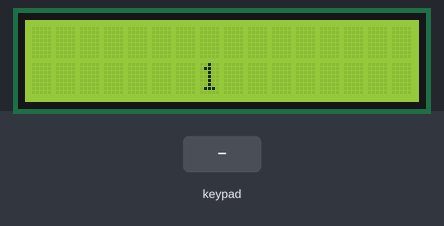
The sketch below on a simulated ESP32. Shown: 16×2 character LCD. Inputs (shaded band) come from the test bench. Random numbers use the default seed unless the sketch sets one.

Above: at 0.9 s.
At 2.2 s:
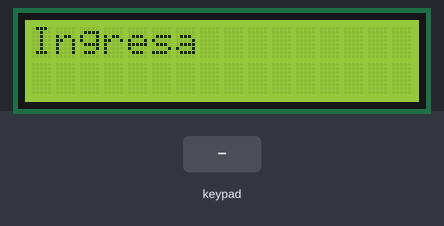
2.3 s: keypad keys 1 4 2 4 1 4 0 pressed 0.4 s apart
At 3.2 s:
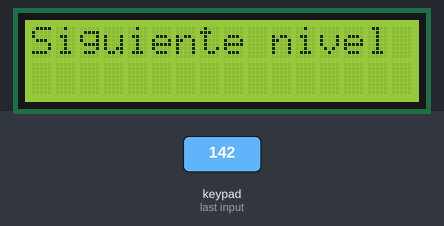
At 6.4 s:
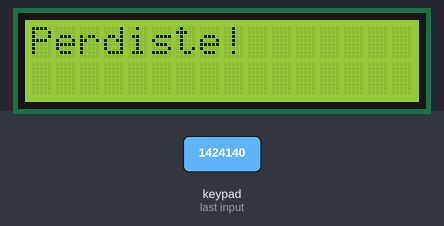
Timing chart, 0 to 7.9 s (numbered marks = the images above; inputs shaded):
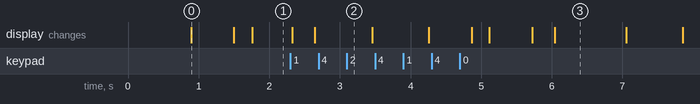

The sketch:

SimonDice.ino
```cpp
#include <Arduino.h>
#include <Wire.h>
#include <LiquidCrystal_I2C.h>
#include <Keypad.h>

#if CONFIG_FREERTOS_UNICORE
  static const BaseType_t app_cpu = 0;
#else
  static const BaseType_t app_cpu = 1;
#endif

// lCD de 16*2
LiquidCrystal_I2C lcd(0x27, 16, 2);

// Para teclado matricial 4*4
const byte FILAS = 4;
const byte COLUMNAS = 4;
char keys[FILAS][COLUMNAS] = {
  {'1', '2', '3', 'A'},
  {'4', '5', '6', 'B'},
  {'7', '8', '9', 'C'},
  {'*', '0', '#', 'D'}
};

byte FilaPin[FILAS] = {1, 42, 41, 40};
byte colPin[COLUMNAS] = {39, 38, 37, 36};
Keypad keypad = Keypad(makeKeymap(keys), FilaPin, colPin, FILAS, COLUMNAS);

// Variables del juego
#define Max_Niveles 30 // Niveles del juego
char sequence[Max_Niveles];
int Nivel = 1;

// Semaforos para poder sincronizar las tareas
static SemaphoreHandle_t sem_show_done;
static SemaphoreHandle_t sem_input_done;


// Mostrar la secuencia en la pantalla
void enseñarSecuencia(void *parameter) {
  while (1) {
    // Esperar turno
    xSemaphoreTake(sem_input_done, portMAX_DELAY);

    lcd.clear();
    lcd.setCursor(0, 0);
    lcd.print("Secuencia:");
    vTaskDelay(800 / portTICK_PERIOD_MS);

    // Esta parte muestra los pasos según el nivel en el que te encuentres.
    for (int i = 0; i < Nivel; i++) {
      lcd.clear();
      lcd.setCursor(7, 1);
      lcd.print(sequence[i]);
      vTaskDelay(600 / portTICK_PERIOD_MS);
      lcd.clear();
      vTaskDelay(250 / portTICK_PERIOD_MS);
    }

    lcd.clear();
    lcd.setCursor(0, 0);
    lcd.print("Ingresa");
    xSemaphoreGive(sem_show_done);// Da paso al jugador
  }
}

// Tarea que lee lo que el jugador mete en el teclado
void LeerEntrada(void *parameter) {
  char key;

  while (1) {

    // espera a que se haya mostrado la secuencia
    xSemaphoreTake(sem_show_done, portMAX_DELAY);

    bool Correcto = true; // Si el jugador acierta

    for (int i = 0; i < Nivel; i++) {
      // Aqu+i espera a que se presione una tecla válida
      do {
        key = keypad.getKey();
        vTaskDelay(10 / portTICK_PERIOD_MS);
      } while (!key);

      lcd.clear();
      lcd.setCursor(0, 0);
      lcd.print("Presionado:");
      lcd.setCursor(12, 0);
      lcd.print(key);

      // En esta parte se comprueba si coincide o no la tecla ingresada
      if (key != sequence[i]) {
        Correcto = false;
        break;
      }

      vTaskDelay(300 / portTICK_PERIOD_MS);
    }

    // Si es correcto pasamos al siguiente nivel.
    if (Correcto) {
      lcd.clear();
      lcd.setCursor(0, 0);
      lcd.print("Siguiente nivel");
      vTaskDelay(800 / portTICK_PERIOD_MS);
      Nivel++;

      // Si el nivel ya es el nivel máximo, lo limita
      if (Nivel > Max_Niveles) Nivel = Max_Niveles;
    } else {
      // Esta parte es si el jugador pierde, indica que perdiste
      lcd.clear();
      lcd.setCursor(0, 0);
      lcd.print("Perdiste!");
      vTaskDelay(1000 / portTICK_PERIOD_MS);
      Nivel = 1;
      // Reinicia la secuencia ya que se equivocaron.
      for (int i = 0; i < Max_Niveles; i++) {
        int r = random(0, 16); // 16 teclas posibles
        sequence[i] = keys[r / 4][r % 4];
      }
    }

    xSemaphoreGive(sem_input_done);
  }
}

// Setup
void setup() {
  Serial.begin(115200);

  // Inicializa I2C en los pines Correctoos
  Wire.begin(20, 21);

  lcd.init();
  lcd.backlight();

  randomSeed(analogRead(0));

  // Crea primera secuencia aleatoria con todas las teclas
  for (int i = 0; i < Max_Niveles; i++) {
    int r = random(0, 16);
    sequence[i] = keys[r / 4][r % 4];
  }

  // Crear semáforos
  sem_show_done = xSemaphoreCreateBinary();
  sem_input_done = xSemaphoreCreateBinary();

  // Iniciar el juego dando el primer turno
  xSemaphoreGive(sem_input_done);

  // Creación de tareas
  xTaskCreatePinnedToCore(enseñarSecuencia,
                          "MostrarSecuencia",
                          2048,
                          NULL,
                          1,
                          NULL,
                          app_cpu);

  xTaskCreatePinnedToCore(LeerEntrada,
                          "LeerTeclado",
                          4096,
                          NULL,
                          1,
                          NULL,
                          app_cpu);

  lcd.clear();
  lcd.setCursor(0, 0);
  lcd.print("Simon Dice");
  vTaskDelay(1000 / portTICK_PERIOD_MS);
}

 // Loop vacio porque es con RTOS
void loop() {
  vTaskDelay(1000 / portTICK_PERIOD_MS);
}
```

Measured:
- after the input at 2.3 s, the display: first changes at once (image 2 shows a later state)
- what the display in image 0 shows lasts 0.6 s, from 0.9 s to 1.5 s
